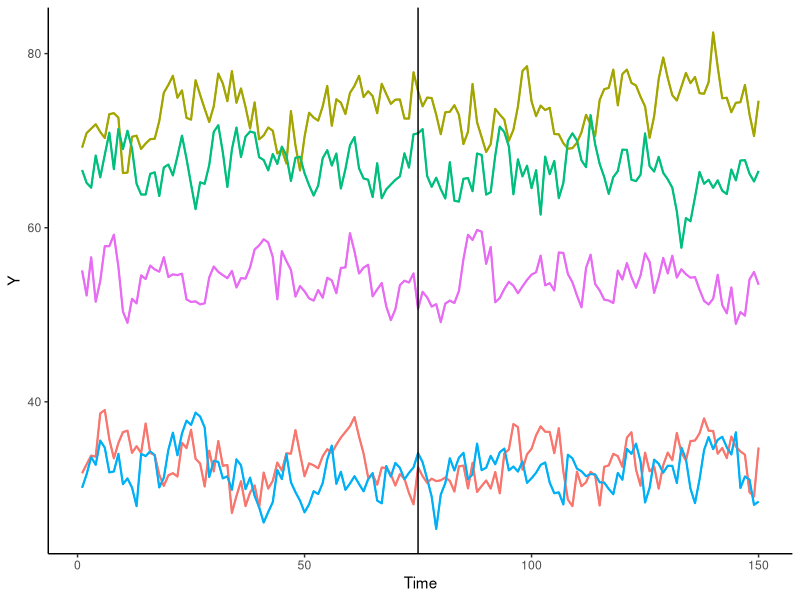
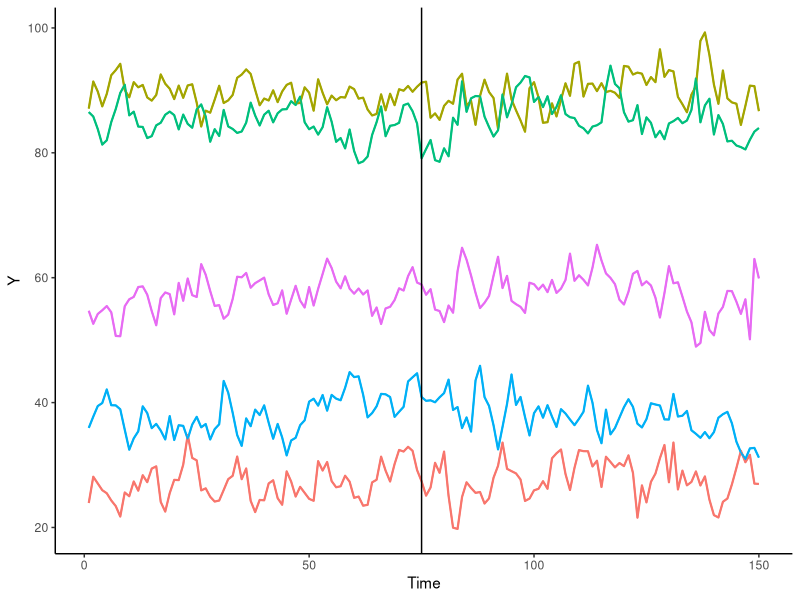
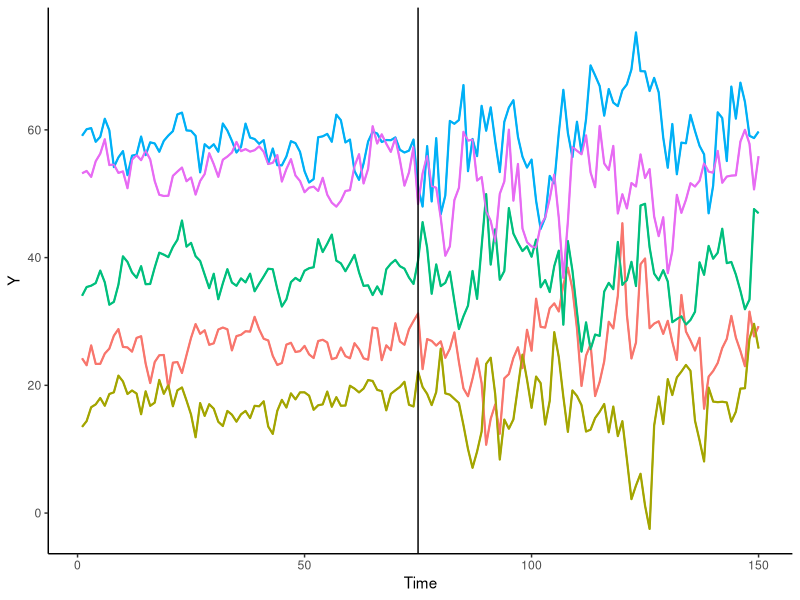
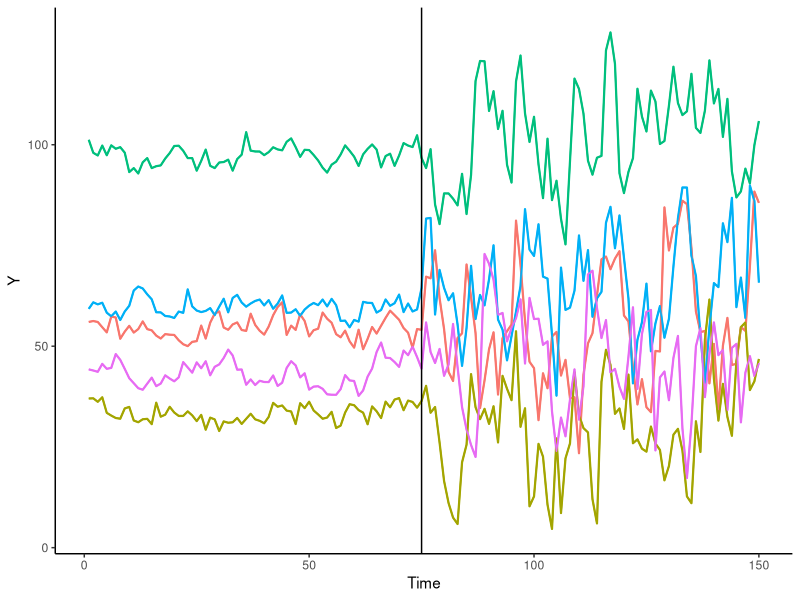

These charts were generated, in order, by the following R code: (Note: this script raises an error after producing the figures.)
## ---- chunk 1
knitr::opts_chunk$set(echo = TRUE)
## ---- chunk 2

# This function generates the kth time series, with specified parameters:

# k	    = kth of the N time series
# L	    = length of time series
# brkpt = break/change point
# rho 	= autoregressive parameter
# epsd	= vector of standard deviation of the error terms with length 2
# cv    = coefficient of variation of the random effects

gendata <- function(k,L,brkpt,rho,epsd,cv){
  
  # Create the data frames for a time series before and during the change point
  ts1 <- NULL
  ts2 <- NULL
  
  # Initial values for the series [y - current value; yl - previous value]
  y <- 0
  yl <- 0
  
  # Random effect for individual i
  rmean <- runif(1,10,100)
  rsd <- rmean*cv
  lambda <- rnorm(1, rmean, rsd)
  
  for(n in -500:(brkpt-1)){
    # Simulate an AR(1) data before the change point
    eps<-rnorm(1,0,epsd[1])
    ytf<-rho*y+eps
    
    # Add the random effect for individual i
    ylt <- ytf + lambda
    
    # Data frame
    ts<-data.frame(indv=k, time=n, yt=ylt, yt_1=yl)
    ts1<- rbind(ts1, ts)
    
    # store values
    y<-ytf
    yl <- ylt
  }
  
  for(n in brkpt:L){
    # Simulate an AR(1) data during the change point
    eps<-rnorm(1,0,epsd[2])
    ytf<-rho*y+eps
    
    # Add the random effect for individual i
    ylt <- ytf + lambda
    
    # Data frame
    ts<-data.frame(indv=k, time=n, yt=ylt, yt_1=yl)
    ts2<- rbind(ts2, ts)
    
    # store values
    y<-ytf
    yl <- ylt
  }
  
  # Combine series before and during the change point
  series <- rbind(ts1,ts2)
  
  # Delete the first 500 observations in the series
  series <- subset(series,time>0)
  series$indv <- as.factor(series$indv)
  
  return(series)
}

## ---- chunk 3
# Set the random number generator
set.seed(1)

# Simulate Data
y1<-do.call(rbind,lapply(1:5,gendata,L=150,brkpt=75,rho=0.6,epsd=c(2,2),cv=0.05))

# First 10 observations
head(y1,10)

# Plot of MT Series 1
library(ggplot2)

ggplot(y1, aes(x=time, y=yt, group=indv, colour=indv))+geom_line(size=0.75)+
  theme(panel.grid.major=element_blank(),panel.grid.minor=element_blank(),
       panel.background=element_blank(),axis.line=element_line(colour="black"))+
  labs(x="Time",y="Y",colour="Series")+
  theme(legend.background=element_rect(color=NA))+geom_line(show.legend=FALSE)+
  geom_vline(xintercept=75)+theme(legend.position = "none")

## ---- chunk 4
# Set the random number generator
set.seed(2)

# Simulate Data
y2<-do.call(rbind,lapply(1:5,gendata,L=150,brkpt=75,rho=0.6,epsd=c(2,2.5),cv=0.05))

# First 10 observations
head(y2,10)

# Plot of MT Series 1
library(ggplot2)

ggplot(y2, aes(x=time, y=yt, group=indv, colour=indv))+geom_line(size=0.75)+
  theme(panel.grid.major=element_blank(),panel.grid.minor=element_blank(),
       panel.background=element_blank(),axis.line=element_line(colour="black"))+
  labs(x="Time",y="Y",colour="Series")+
  theme(legend.background=element_rect(color=NA))+geom_line(show.legend=FALSE)+
  geom_vline(xintercept=75)+theme(legend.position = "none")

## ---- chunk 5
# Set the random number generator
set.seed(3)

# Simulate Data
y3<-do.call(rbind,lapply(1:5,gendata,L=150,brkpt=75,rho=0.6,epsd=c(2,5),cv=0.05))

# First 10 observations
head(y3,10)

# Plot of MT Series 1
library(ggplot2)

ggplot(y3, aes(x=time, y=yt, group=indv, colour=indv))+geom_line(size=0.75)+
  theme(panel.grid.major=element_blank(),panel.grid.minor=element_blank(),
       panel.background=element_blank(),axis.line=element_line(colour="black"))+
  labs(x="Time",y="Y",colour="Series")+
  theme(legend.background=element_rect(color=NA))+geom_line(show.legend=FALSE)+
  geom_vline(xintercept=75)+theme(legend.position = "none")

## ---- chunk 6
# Set the random number generator
set.seed(4)

# Simulate Data
y4<-do.call(rbind,lapply(1:5,gendata,L=150,brkpt=75,rho=0.6,epsd=c(2,10),cv=0.05))

# First 10 observations
head(y4,10)

# Plot of MT Series 1
library(ggplot2)

ggplot(y4, aes(x=time, y=yt, group=indv, colour=indv))+geom_line(size=0.75)+
  theme(panel.grid.major=element_blank(),panel.grid.minor=element_blank(),
       panel.background=element_blank(),axis.line=element_line(colour="black"))+
  labs(x="Time",y="Y",colour="Series")+
  theme(legend.background=element_rect(color=NA))+geom_line(show.legend=FALSE)+
  geom_vline(xintercept=75)+theme(legend.position = "none")

## ---- chunk 7
# This function estimates the diferent parameters of the proposed model before and after the change point

# data     = data frame that includes all Y(t)s in a column and all Y(t-1)s in another column
# N        = number of time series in the data
# L        = length of each series
# brkpt    = known break/changepoint
# max_iter = number of maximum allowable iteration before force stopping the algorithm 
# cut      = convergence criterion (absolute percent change)

estimate <- function(data,brkpt,max_iter,cut){
  
  # Obtain unique series IDs for iteration
  series.id <- unique(data$indv)
  
  # Set initial set-up for convergence
  conv <- FALSE
  a <- 0
  
  # Estimation proper
  while(!conv  && a < max_iter){
    a <- a + 1
    if(a == 1){
      
      # Step 1 : Estimate random effects per time series
      rand_effects <- lme(yt~1,random=~1|indv,control=lmeControl(opt='optim'), method="REML", data=data)
      
      # Save estimated random effects
      reff_p <- as.numeric(unlist(coef(rand_effects)))
      
      # Step 2 : Define residual resid1
      data$reff <- as.numeric(fitted(rand_effects))
      data$resid1 <- data$yt - data$reff
      
      # Step 3 : Estimate autoregressive parameter rho thru modified forward search algorithm
      ar_comp <- NULL
      
      for(n in 1:length(series.id)){
        sub <- subset(data,indv==series.id[n])
        
        ar_n1 <- NULL
        
        if(is.error(try(arima(sub$resid1,order=c(1,0,0)),silent=TRUE))==TRUE){
          ar_n1 <- 1
        } else{
          ar_mod <- arima(sub$resid1,order=c(1,0,0))
          ar_n1 <- as.numeric(coef(ar_mod)[1])
        }
        
        ar_comp <- c(ar_comp,ar_n1)
      }
      
      # Obtain bootstrap resample mean for rho
      ar_bs_comp <- NULL
      
      for(c in 1:200){
        samp_ind <- sample(length(ar_comp),length(ar_comp),replace=TRUE)
        ar_samp <- ar_comp[samp_ind]
        ar_bs_comp <- c(ar_bs_comp,mean(ar_samp,na.rm=TRUE))
      }
      
      # Save the estimated bootstrap mean
      ar_p <- mean(ar_bs_comp,na.rm=TRUE)
      
      # Step 4 : Define new residual resid2
      data$resid2 <- data$yt - ar_p*data$yt_1
      
    } else{
      
      # Step 5 : Estimate random effects per time series
      rand_effects <- lme(resid2~1,random=~1|indv,control=lmeControl(opt='optim'), method="REML",data=data)
      
      # Save estimated random effects
      reff_n <- as.numeric(unlist(coef(rand_effects)))
      
      # Step 6 : Define residual resid1
      data$reff <- as.numeric(fitted(rand_effects))
      data$resid1 <- data$yt - data$reff
      
      # Step 7 : Estimate autoregressive parameter rho thru modified forward search algorithm
      ar_comp <- NULL
      
      for(n in 1:length(series.id)){
        sub <- subset(data,indv==series.id[n])
        
        ar_n1 <- NULL
        
        if(is.error(try(arima(sub$resid1,order=c(1,0,0)),silent=TRUE))==TRUE){
          ar_n1 <- 1
        } else{
          ar_mod <- arima(sub$resid1,order=c(1,0,0))
          ar_n1 <- as.numeric(coef(ar_mod)[1])
        }
        ar_comp <- c(ar_comp,ar_n1)
      }
      
      # Obtain bootstrap resample mean for rho
      ar_bs_comp <- NULL
      for(c in 1:200){
        samp_ind <- sample(length(ar_comp),length(ar_comp),replace=TRUE)
        ar_samp <- ar_comp[samp_ind]
        ar_bs_comp <- c(ar_bs_comp,mean(ar_samp,na.rm=TRUE))
      }
      
      # Save the estimated bootstrap mean
      ar_n <- mean(ar_bs_comp,na.rm=TRUE)
      
      # Step 8 : Define new residual resid2
      data$resid2 <- data$yt - ar_n*data$yt_1
      
      # Check for convergence of the estimation procedure
      check_p <- abs((ar_n - ar_p)/ar_p)
      
      # When at least one random effect mean is estimated to be zero, set convergence for the random effects to be TRUE
      
      if(!0 %in% reff_p){
        check_reff <- mean(abs((reff_n - reff_p)/reff_p))
      }else{
        check_reff <- 0        
      }
      if(check_p < cut && check_reff < cut){
        conv = TRUE
      }
      
      # Setting each estimate as previous estimates for the next iteration
      ar_p <- ar_n
      reff_p <- reff_n
    }
  }
  # Variance of lambdas
  lambsd <- as.numeric(VarCorr(rand_effects)[1,1])
  
  # Compute for the fitted values
  data$fitted <- ar_n*data$yt + data$reff
  
  # Final residuals
  data$residual <- data$yt - data$fitted
  
  # Compute the mean residual per series
  group_mean <- mean(data$residual, na.rm=TRUE)
  
  # Compute for the adjusted residuals
  data$gresid <- data$residual - group_mean
  
  # Squared residuals for MSE
  data$residual_sq <- data$gresid^2
  
  # Overall MSE before and after breakpoint
  mse_bef <- mean(data$residual_sq[data$time<brkpt], na.rm=TRUE)
  mse_aft <- mean(data$residual_sq[data$time>=brkpt], na.rm=TRUE)
  
  # Return a list of values
  return(list(ar=ar_n,reff=reff_n,lsd=lambsd,mse_bef=mse_bef,mse_aft=mse_aft,num_iter=a))
}

## ---- chunk 8

# This function generates the kth time series to be used in AR Sieve Bootstrap

# k       = kth time series
# L.s     = length of time series
# brkpt.s = break/change point
# rho.s   = estimated autoregressive parameter
# rmean.s = estimated random effects
# epsd.s  = estimated vector of standard deviation of the error terms with length 2

sieve_data <- function(k,L.s,brkpt.s,rho.s,rmean.s,lsd.s,epsd.s){
  
  # Create the data frame for a time series before and after the change point
  ts1 <- NULL
  ts2 <- NULL
  
  # Initial values for the series
  y <- 0
  yl <- 0
  
  # Bounds for the AR Sieve error component
  uppr <- sqrt(3*epsd.s)
  lwr <- (-uppr)
  
  # Bounds for lambdas
  upp_lambda <- rmean.s[k] + sqrt(3*lsd.s)
  low_lambda <- rmean.s[k] - sqrt(3*lsd.s)
  
  # Random effects for individual k
  lambda <- runif(1, low_lambda, upp_lambda)
  
  for(n in -500:(brkpt.s-1)){
    
    # Simulate the dgp of an AR(1) model before the changepoint
    eps <- runif(1,lwr[1],uppr[1])
    ytf <- rho.s*y+eps
    
    # Add random effects for individual k
    ylt <- ytf + lambda
    
    # Data frame
    ts<-data.frame(indv=k, time=n, yt=ylt, yt_1=yl, eps=eps, lambda=lambda)
    ts1<- rbind(ts1, ts)
    
    # store values
    y<-ytf
    yl <- ylt
  }
  
  for(n in brkpt.s:L.s){
    
    # Simulate the dgp of an AR(1) model during the changepoint
    eps <- runif(1,lwr[2],uppr[2])
    ytf <- rho.s*y+eps
    
    # Add random effects for individual k
    ylt <- ytf + lambda
    
    # Data frame
    ts<-data.frame(indv=k, time=n, yt=ylt, yt_1=yl, eps=eps, lambda=lambda)
    ts2<- rbind(ts2, ts)
    
    # store values
    y<-ytf
    yl <- ylt
  }
  
  # Combine the two series before and during changepoint
  series <- rbind(ts1,ts2)
  
  # Delete the first 500 observations in the series
  series <- subset(series,time>0)
  series$indv <- as.factor(series$indv)
  
  return(series)
}

## ---- chunk 9
# This function performs the proposed test for change in error variance given a multiple time series data and a known possible change point.

# yn      = data frame that includes all Y(t)s in a column and all Y(t-1)s in another column
# N       = number of time series in the data
# L       = length of each series
# brkpt   = known break/changepoint
# j       = seed number

ErrorVarTest <- function(yn,N,L,brkpt,j){
  
  # Estimate the model
  est_model <- estimate(yn,brkpt=brkpt,max_iter=1000,cut=0.001)
  
  # Estimated model parameters for the sieve bootstrap
  rho.s   <- est_model$ar
  rmean.s <- est_model$reff
  epsd.s  <- c(est_model$mse_bef,est_model$mse_aft)
  lsd.s <- est_model$lsd
  
  # Set up parallel computing parameters
  no_cores <- detectCores()
  no_cores
  cl <- makeCluster(no_cores-1)
  registerDoParallel(cl)
  getDoParWorkers()
  
  # Replicate the current scenario (v-u) times in parallel
  ratio_data <- foreach(m=1:200,.combine='rbind', .export=c('estimate','sieve_data'),  .packages=c('nlme','assertthat')) %dopar% {
    
    # Set the random number generator
    seed_no <- ((3^7)*j+m)
    set.seed(seed_no, kind="L'Ecuyer-CMRG")
    
    # Regenerate the N time series
    sdata <- do.call(rbind,lapply(1:N,sieve_data,L,brkpt,rho.s,rmean.s,lsd.s,epsd.s))
    
    ## Re-estimate the model
    sievetrial <- estimate(sdata,brkpt=brkpt,max_iter=1000,cut=0.001)
    
    # Compute for the Ratio Statistic
    comp_ratio <- sievetrial$mse_bef / sievetrial$mse_aft
    
    return(comp_ratio)
  }
  
  stopCluster(cl)
  
  # Determine the 95% bootstrap confidence interval
  p2.5 <- quantile(ratio_data,prob=0.025,na.rm=TRUE)
  p97.5 <- quantile(ratio_data,prob=0.975,na.rm=TRUE)
  
  # Determine if the confidence interval contains 1 
  if(p2.5<1 && p97.5>1){
    tag <- "Do not reject Ho"
  } else{
    tag <- "Reject Ho"
  }
  
  # Test Statistic
  MSE_Ratio  <- round(est_model$mse_bef/est_model$mse_aft,3)
  
  # Output
  TestResult <- data.frame(value=as.numeric(MSE_Ratio),lcl=as.numeric(p2.5),ucl=as.numeric(p97.5),Result=tag)
  
  return(list(TestResult))

}

## ---- chunk 10
library(nlme)
library(assertthat)
library(doParallel)

## ---- chunk 11

ErrorVarTest(y1,N=5,L=150,brkpt=75,j=123)

## ---- chunk 12

ErrorVarTest(y2,N=5,L=150,brkpt=75,j=124)

## ---- chunk 13

ErrorVarTest(y3,N=5,L=150,brkpt=75,j=125)

## ---- chunk 14

ErrorVarTest(y4,N=5,L=150,brkpt=75,j=126)
